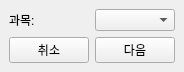
<?xml version="1.0" encoding="UTF-8"?>
<ui version="4.0">
 <class>Grading1</class>
 <widget class="QMainWindow" name="Grading1">
  <property name="geometry">
   <rect>
    <x>0</x>
    <y>0</y>
    <width>175</width>
    <height>67</height>
   </rect>
  </property>
  <property name="windowTitle">
   <string>가채점</string>
  </property>
  <widget class="QWidget" name="centralwidget">
   <layout class="QGridLayout" name="gridLayout">
    <item row="0" column="0">
     <widget class="QLabel" name="label">
      <property name="text">
       <string>과목:</string>
      </property>
     </widget>
    </item>
    <item row="0" column="1">
     <widget class="QComboBox" name="comboBox"/>
    </item>
    <item row="1" column="0">
     <widget class="QPushButton" name="pushButton">
      <property name="text">
       <string>취소</string>
      </property>
     </widget>
    </item>
    <item row="1" column="1">
     <widget class="QPushButton" name="pushButton_2">
      <property name="text">
       <string>다음</string>
      </property>
     </widget>
    </item>
   </layout>
  </widget>
 </widget>
 <resources/>
 <connections/>
</ui>
